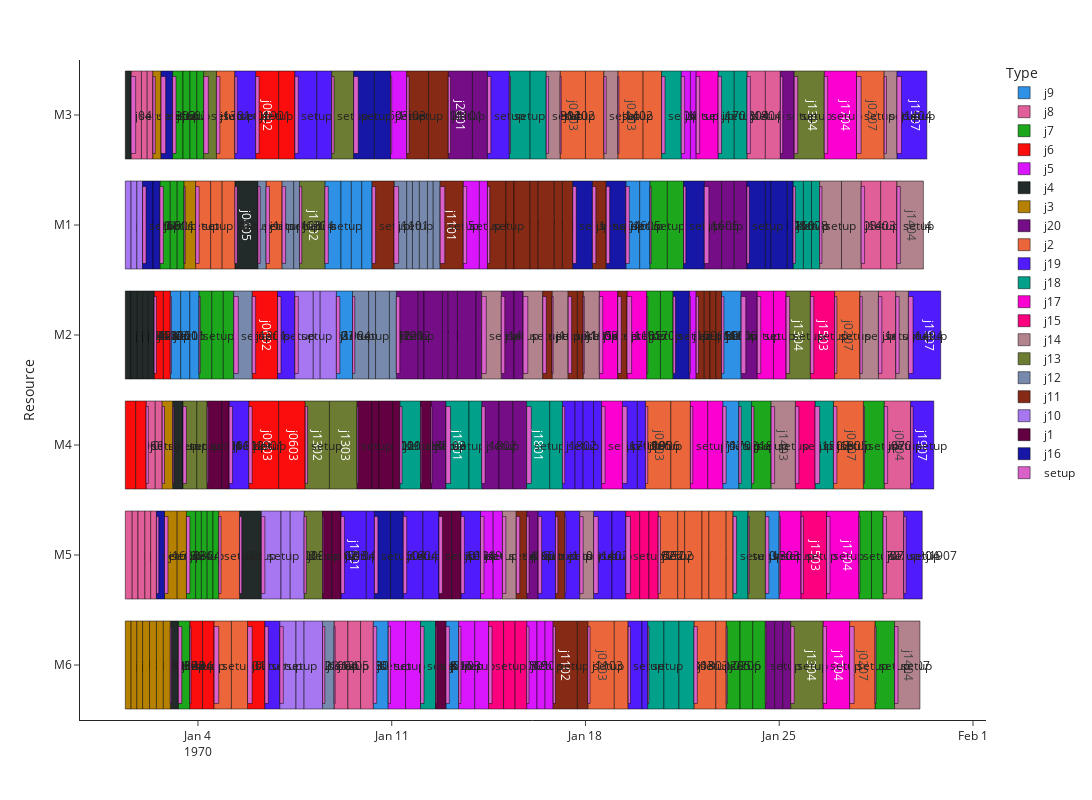
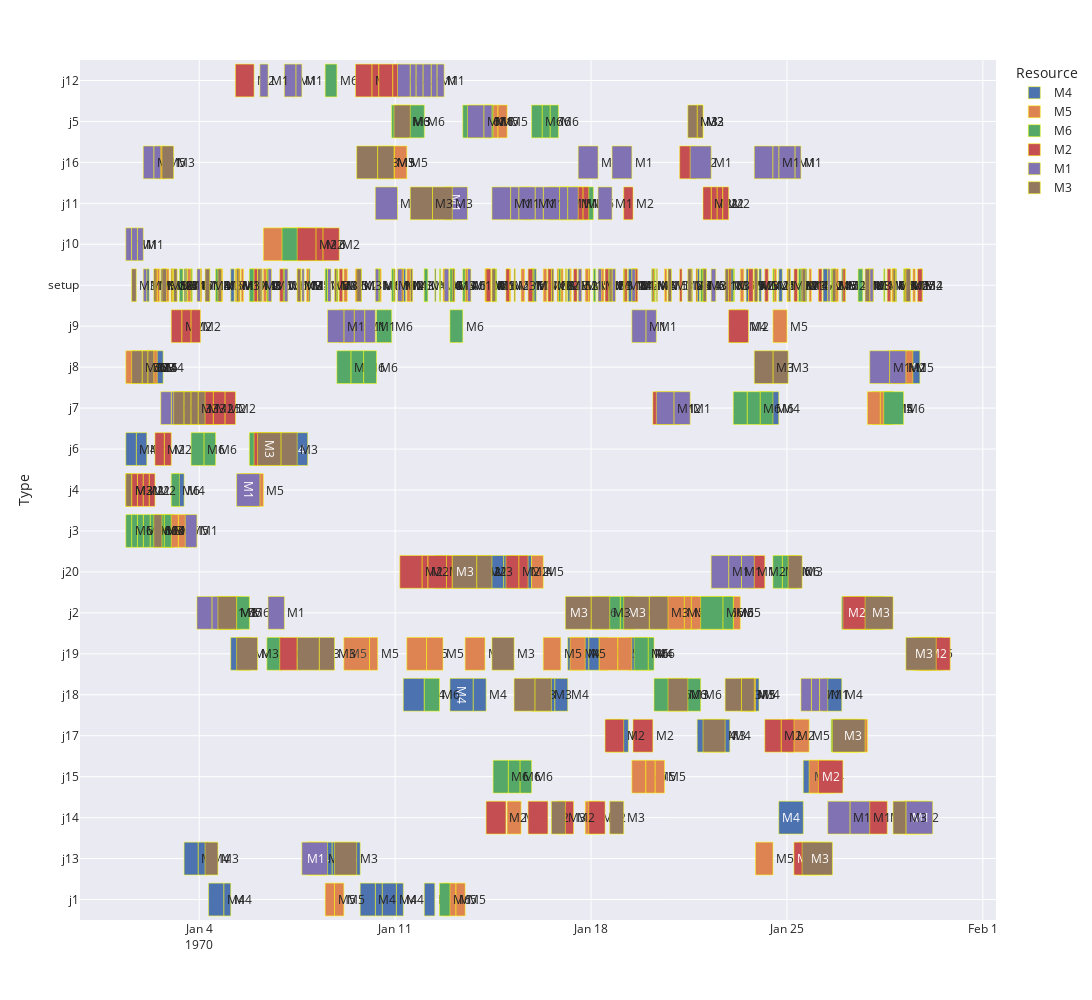
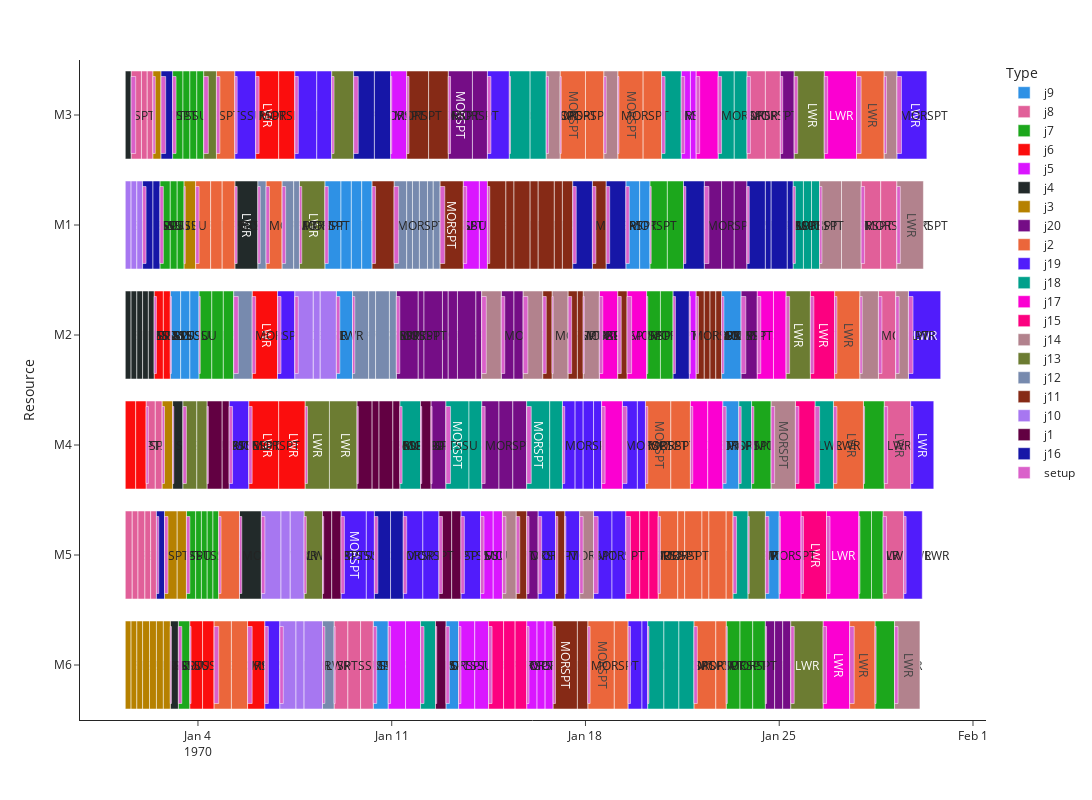
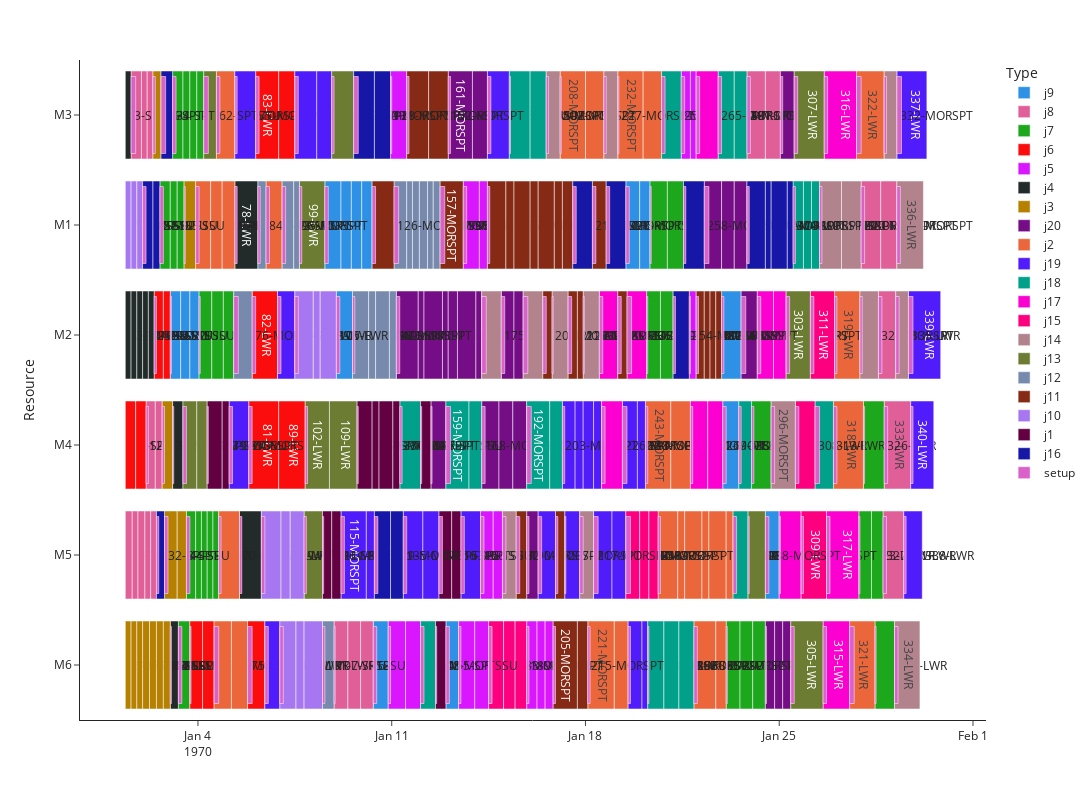

Write notebook code for charts like these, in order.
### Code cell
# -*- coding: utf-8 -*-
"""
Created on Tue Apr 18 16:35:51 2023

@author: parkh
"""

import torch
import torch.nn as nn
import torch.nn.functional as F
import torch.optim as optim

import gym
import collections
import random
from FAB2 import *

learning_rate = 0.001  
gamma = 1
buffer_limit = 10000
batch_size = 16

class Qnet(nn.Module):
    def __init__(self):
        super(Qnet, self).__init__()
        self.fc1 = nn.Linear(64,64)
        self.fc2 = nn.Linear(64,32)
        self.fc3 = nn.Linear(32,10)
    
    def forward(self, x):
        x = F.relu(self.fc1(x))
        x = F.relu(self.fc2(x))
        x = self.fc3(x)
        return x
    
    def sample_action(self, obs, epsilon):
        out = self.forward(obs)
        coin = random.random()
        if coin < epsilon:
            return random.randint(0, 9)
        else:
            return out.argmax().item()
        
    def select_action(self, obs, epsilon):
        out = self.forward(obs)
        return out.argmax().item(),out
        
def train(q, q_target, memory, optimizer):
    for i in range(10):
        s,a,r,s_prime,done_mask = memory.sample(batch_size)
        #q.number_of_time_list[a] += 1    
        q_out = q(s)
        q_a = q_out.gather(1,a)
        max_q_prime = q_target(s_prime).max (1)[0].unsqueeze(1)
        target = r + gamma * max_q_prime * done_mask
        loss = F.smooth_l1_loss(q_a, target)
        optimizer.zero_grad()
        loss.backward()
        optimizer.step()

params = torch.load("321q.pt")
q = Qnet()
q.load_state_dict(params)
q.eval()
env = FJSP_simulator('C:/Users/parkh/git_tlsgudcks/simulator/data/FJSP_SIM7_all.csv','C:/Users/parkh/FJSP_SETUP_SIM.csv',"C:/Users/parkh/git_tlsgudcks/simulator/data/FJSP_Fab.csv",1) 
s = env.reset()
done = False
score = 0.0
epsilon = max(0.01 , 0.08 - 0.02*(20/200))
while not done:
    a, a_list = q.select_action(torch.from_numpy(s). float(), epsilon)
    #print(a_list)
    #print(a)
    s_prime, r, done = env.step(a)
    #print(r)
    s = s_prime
    score += r
    if done:
        break
Flow_time, machine_util, util, makespan = env.performance_measure()
env.gannt_chart()
print("FlowTime:" , Flow_time)
print("machine_util:" , machine_util)
print("util:" , util)
print("makespan:" , makespan)
print("Score" , score)
